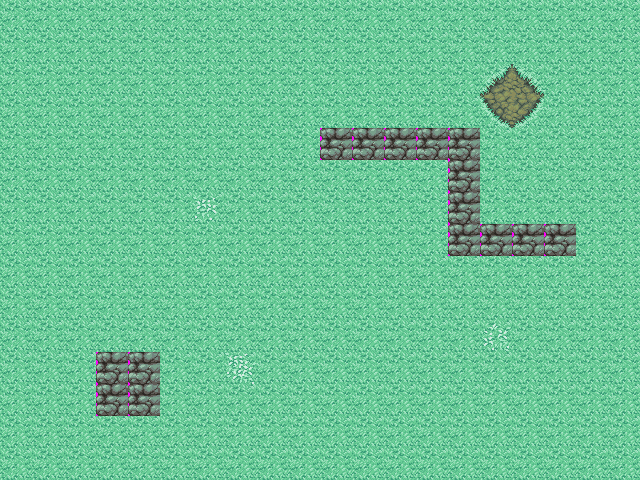

Tiled map render using the project's own tile images. Description and the map definition, with tile-layer contents summarised, below:
An orthogonal 20x15 tile map with 32x32 px tiles, 4 tile layers (Tile Layer 1, Tile Layer 2, Tile Layer 3, Tile Layer 4) and 1 object (event).

<map version="1.0" orientation="orthogonal" width="20" height="15" tilewidth="32" tileheight="32">
 <tileset firstgid="1" name="nomad" tilewidth="32" tileheight="32" spacing="1" margin="1">
  <image source="tilesets/nomadtileset.png" width="1280" height="960" />
  <tile id="152">
   <properties>
    <property name="x" value="" />
   </properties>
  </tile>
 </tileset>
 <layer name="Tile Layer 1" width="20" height="15">
  <properties>
   <property name="layer" value="5" />
   <property name="z" value="0" />
  </properties>
  <data>[300 cells, 300 non-empty, 9 distinct tile ids]</data>
 </layer>
 <layer name="Tile Layer 2" width="20" height="15">
  <properties>
   <property name="layer" value="4" />
   <property name="z" value=".5" />
  </properties>
  <data>[300 cells, 0 non-empty, 0 distinct tile ids]</data>
 </layer>
 <objectgroup name="Object Layer 1" width="20" height="15">
  <properties>
   <property name="layer" value="3" />
   <property name="ogga" value="ALPHONSEO" />
   <property name="z" value=".5" />
  </properties>
  <object name="Static Chara" type="event" x="480" y="352" width="32" height="32">
   <properties>
    <property name="face" value="left" />
    <property name="key" value="chara_static_test" />
   </properties>
  </object>
 </objectgroup>
 <layer name="Tile Layer 3" width="20" height="15">
  <properties>
   <property name="layer" value="2" />
   <property name="z" value="1" />
  </properties>
  <data>[300 cells, 0 non-empty, 0 distinct tile ids]</data>
 </layer>
 <layer name="Tile Layer 4" width="20" height="15">
  <properties>
   <property name="layer" value="1" />
   <property name="z" value="1.5" />
  </properties>
  <data>[300 cells, 0 non-empty, 0 distinct tile ids]</data>
 </layer>
 <objectgroup name="Object Layer 2" width="20" height="15">
  <properties>
   <property name="layer" value="0" />
   <property name="z" value="1.5" />
  </properties>
 </objectgroup>
</map>
